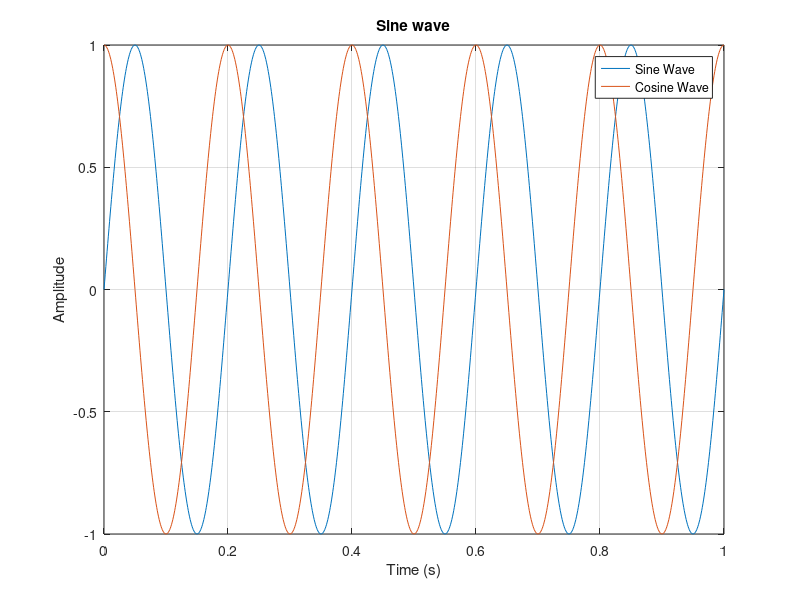

The MATLAB script that drew this image:
clc;
clear;
close all;



A = 1;
f = 5
t = 0:0.001:1;



y1 = A * sin(2*pi*f*t);
y2 = A * cos(2*pi*f*t);


disp(t);

figure;

plot(t,y1);
hold on;

plot(t,y2)
hold off;
grid on;

legend('Sine Wave', 'Cosine Wave');
title("Sine wave");

xlabel("Time (s)");

ylabel("Amplitude");
